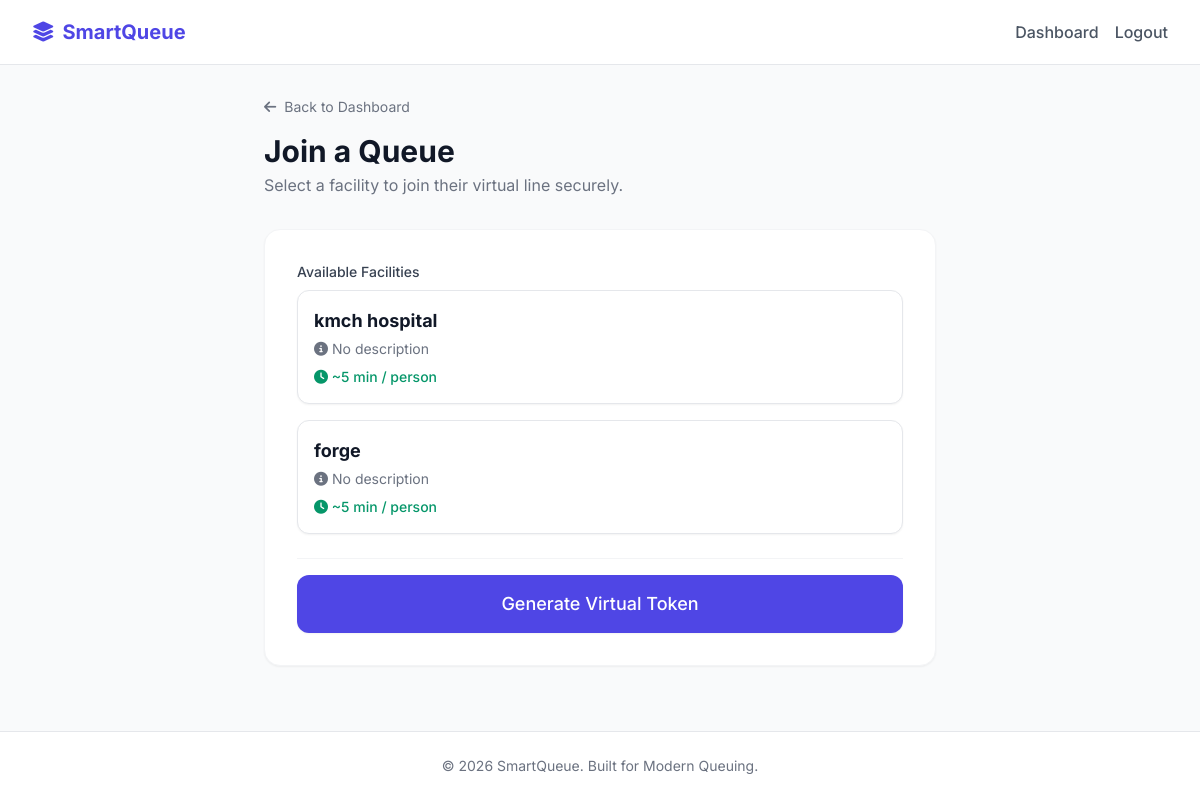
Before: /join/ (signed in) with the older database file.
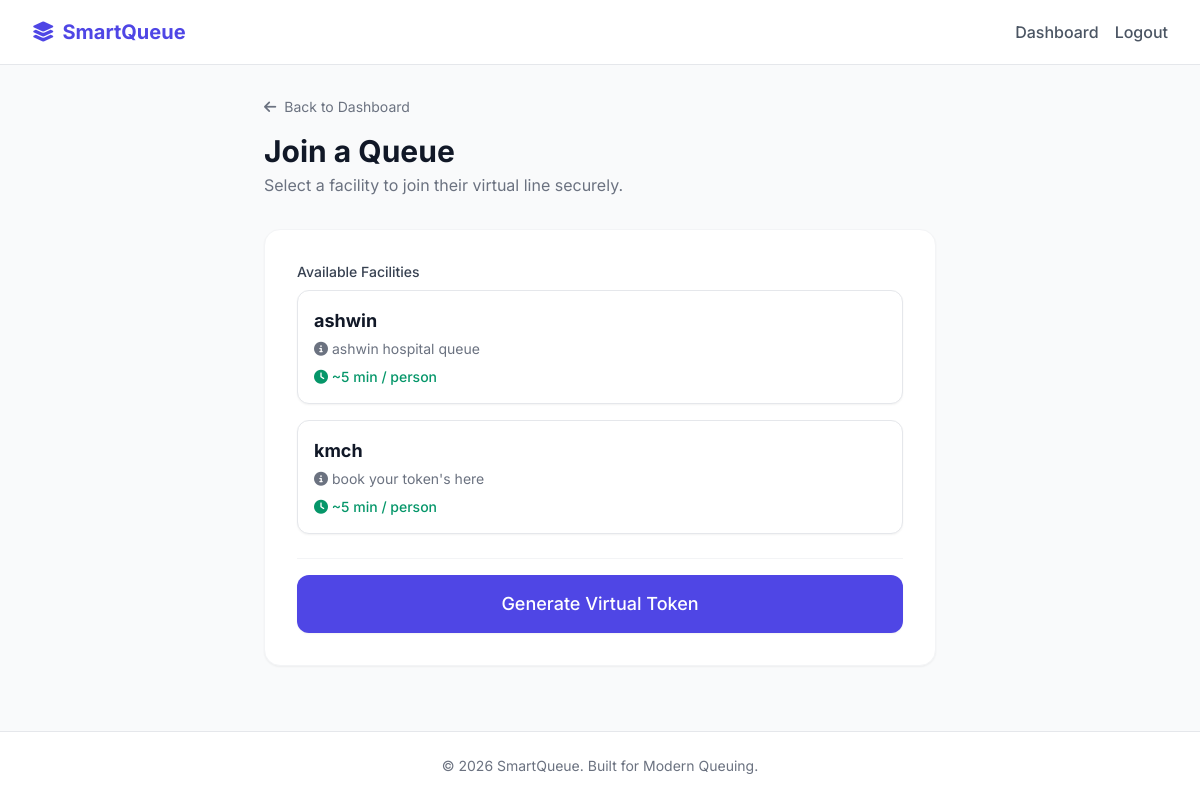
After: the same page with the newer database file.
### queues/models.py (models this page shows)
class Queue(models.fields.CharField):
    pass # Re-write

### queues/views.py (the view, shortened to what this page needs)
# urls.py: path('join/', views.join_queue, name='join_queue'),
@login_required
def join_queue(request):
    queues = Queue.objects.filter(is_active=True)
    return render(request, 'join_queue.html', {'queues': queues})

### templates/join_queue.html (shortened to what this page needs)
{% extends 'base.html' %}
{% block content %}
<div class="max-w-2xl mx-auto">
    <div class="mb-8">
        <a href="{% url 'dashboard' %}" class="text-sm text-gray-500 hover:text-gray-900 flex items-center gap-2 mb-4">
            <i class="fa-solid fa-arrow-left"></i> Back to Dashboard
        </a>
        <h1 class="text-3xl font-bold text-gray-900">Join a Queue</h1>
        <p class="text-gray-500 mt-1">Select a facility to join their virtual line securely.</p>
    </div>
    <div class="bg-white rounded-2xl shadow-sm border border-gray-100 p-6 md:p-8">
        <form method="POST">
            <div class="space-y-6">
                <div>
                    <label class="block text-sm font-medium text-gray-700 mb-2">Available Facilities</label>
                    <div class="grid grid-cols-1 gap-4">
                        {% for queue in queues %}
                        <label class="relative flex cursor-pointer rounded-xl border bg-white p-4 shadow-sm focus:outline-none hover:border-indigo-300 smooth-hover">
                            <span class="flex flex-1">
                                <span class="flex flex-col">
                                    <span class="block text-lg font-bold text-gray-900">{{ queue.name }}</span>
                                    <span class="mt-1 flex items-center text-sm text-gray-500">
                                        <i class="fa-solid fa-info-circle mr-1"></i> {{ queue.description|default:"No description" }}
                                    </span>
                                    <span class="mt-2 text-sm font-medium text-emerald-600">
                                        <i class="fa-solid fa-clock"></i> ~{{ queue.avg_wait_time_per_person }} min / person
                                    </span>
                                </span>
                            </span>
                        </label>
                        {% empty %}
                        <div class="p-6 text-center text-gray-500 border border-dashed rounded-xl">
                            No active queues available right now.
                        </div>
                        {% endfor %}
                    </div>
                </div>
                <div class="pt-4 border-t border-gray-100">
                    <button type="submit" class="w-full flex justify-center py-3.5 px-4 border border-transparent rounded-xl shadow-sm text-lg font-medium text-white bg-indigo-600 hover:bg-indigo-700 focus:outline-none focus:ring-2 focus:ring-offset-2 focus:ring-indigo-500 smooth-hover {% if not queues %}opacity-50 cursor-not-allowed{% endif %}" {% if not queues %}disabled{% endif %}>
                        Generate Virtual Token
                    </button>
                </div>
            </div>
        </form>
    </div>
</div>
{% endblock %}

Changed rows visible on the page:
removed Queue: name "kmch hospital", description "No description", avg_wait_time_per_person "5"
removed Queue: name "forge", description "No description", avg_wait_time_per_person "5"
added Queue: name "ashwin", description "ashwin hospital queue", avg_wait_time_per_person "5"
added Queue: name "kmch", description "book your token's here", avg_wait_time_per_person "5"
